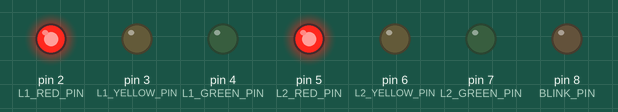
Recording of a sketch running on a simulated Arduino Uno, built with avr-gcc and run on an emulated ATmega328P. On the bench: output pins drawn as LEDs (lit = HIGH).

Above: at 0.1 s.
At 2.5 s:
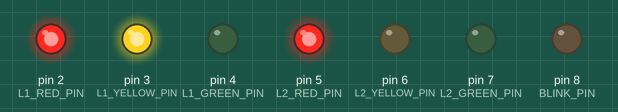
At 13.45 s:
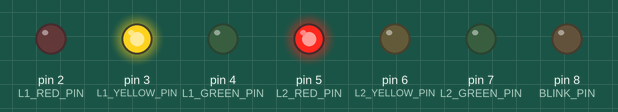
At 19.3 s:
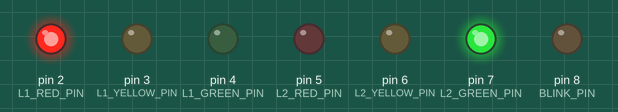
At 33.25 s:
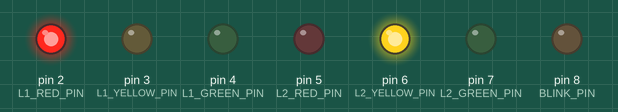
At 39.1 s:
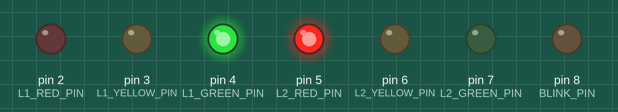
Timing chart, 0 to 40.0 s (numbered marks = the images above):
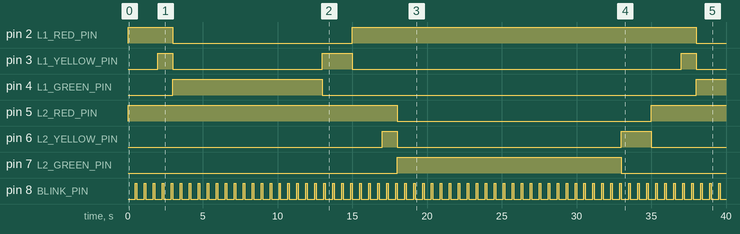

The sketch:

TrafficLight.ino
```cpp
const int L1_RED_PIN = 2;
const int L1_YELLOW_PIN = 3;
const int L1_GREEN_PIN = 4;
const int L2_RED_PIN = 5;
const int L2_YELLOW_PIN = 6;
const int L2_GREEN_PIN = 7;
const int BLINK_PIN = 8;

const unsigned long STATE_0_TIME = 2000;
const unsigned long STATE_1_TIME = 1000;
const unsigned long STATE_2_TIME = 10000;
const unsigned long STATE_3_TIME = 2000;
const unsigned long STATE_4_TIME = 2000;
const unsigned long STATE_5_TIME = 1000;
const unsigned long STATE_6_TIME = 15000;
const unsigned long STATE_7_TIME = 2000;

const unsigned long BLINK_OFF_TIME = 500;
const unsigned long BLINK_ON_TIME = 100;

int blink_state;
unsigned long blink_last_change;

int state;
unsigned long last_change;


void setup()
{
  pinMode(BLINK_PIN, OUTPUT);
  pinMode(L1_RED_PIN, OUTPUT);
  pinMode(L1_YELLOW_PIN, OUTPUT);
  pinMode(L1_GREEN_PIN, OUTPUT);
  pinMode(L2_RED_PIN, OUTPUT);
  pinMode(L2_YELLOW_PIN, OUTPUT);
  pinMode(L2_GREEN_PIN, OUTPUT);
  state = 0;
  digitalWrite(L1_RED_PIN, HIGH);
  digitalWrite(L1_YELLOW_PIN, LOW);
  digitalWrite(L1_GREEN_PIN, LOW);
  digitalWrite(L2_RED_PIN, HIGH);
  digitalWrite(L2_YELLOW_PIN, LOW);
  digitalWrite(L2_GREEN_PIN, LOW);
  last_change = millis();
}

void loop()
{
  unsigned long cur_time=millis();
  update_blink(cur_time);
  update_traffic_light(cur_time);
}

void update_blink(unsigned long cur_time)
{
  switch(blink_state)
  {
    case 0:
      if(cur_time - blink_last_change >= BLINK_OFF_TIME)
      {
        digitalWrite(BLINK_PIN, HIGH);
        blink_state = 1;
        blink_last_change += BLINK_OFF_TIME;
      }
      break;
    case 1:
      if(cur_time - blink_last_change >= BLINK_ON_TIME)
      {
        digitalWrite(BLINK_PIN, LOW);
        blink_state = 0;
        blink_last_change += BLINK_ON_TIME;
      }
      break;
  }
}
void update_traffic_light(unsigned long cur_time)
{
  switch(state)
  {
    case 0:
      if(cur_time - last_change >= STATE_0_TIME)
      {
        state = 1;
        digitalWrite(L1_YELLOW_PIN, HIGH);
        last_change += STATE_0_TIME;
      }
      break;
    case 1:
      if(cur_time - last_change >= STATE_1_TIME)
      {
        state = 2;
        digitalWrite(L1_RED_PIN, LOW);
        digitalWrite(L1_YELLOW_PIN, LOW);
        digitalWrite(L1_GREEN_PIN, HIGH);
        last_change += STATE_1_TIME;
      }
      break;
    case 2:
      if(cur_time - last_change >= STATE_2_TIME)
      {
        state = 3;
        digitalWrite(L1_GREEN_PIN, LOW);
        digitalWrite(L1_YELLOW_PIN, HIGH);
        last_change += STATE_2_TIME;
      }
      break;
    case 3:
      if(cur_time - last_change >= STATE_3_TIME)
      {
        state = 4;
        digitalWrite(L1_YELLOW_PIN, LOW);
        digitalWrite(L1_RED_PIN, HIGH);
        last_change += STATE_3_TIME;
      }
      break;
    case 4:
      if(cur_time - last_change >= STATE_4_TIME)
      {
        state = 5;
        digitalWrite(L2_YELLOW_PIN, HIGH);
        last_change += STATE_4_TIME;
      }
      break;
    case 5:
      if(cur_time - last_change >= STATE_5_TIME)
      {
        state = 6;
        digitalWrite(L2_RED_PIN, LOW);
        digitalWrite(L2_YELLOW_PIN, LOW);
        digitalWrite(L2_GREEN_PIN, HIGH);
        last_change += STATE_5_TIME;
      }
      break;
    case 6:
      if(cur_time - last_change >= STATE_6_TIME)
      {
        state = 7;
        digitalWrite(L2_GREEN_PIN, LOW);
        digitalWrite(L2_YELLOW_PIN, HIGH);
        last_change += STATE_6_TIME;
      }
      break;
    case 7:
      if(cur_time - last_change >= STATE_7_TIME)
      {
        state = 0;
        digitalWrite(L2_YELLOW_PIN, LOW);
        digitalWrite(L2_RED_PIN, HIGH);
        last_change += STATE_7_TIME;
      }
      break;
  }
}
```

Measured:
- by itself, pin 2 (L1_RED_PIN): HIGH → LOW at 3.0 s, → HIGH 12.0 s later, → LOW 23.0 s later
- by itself, pin 3 (L1_YELLOW_PIN): goes HIGH 1.0 s, LOW 10.0 s, HIGH 2.0 s, LOW 22.0 s, HIGH 1.0 s, then LOW
- by itself, pin 4 (L1_GREEN_PIN): LOW → HIGH at 3.0 s, → LOW 10.0 s later, → HIGH 25.0 s later
- by itself, pin 5 (L2_RED_PIN): HIGH → LOW at 18.0 s, → HIGH 17.0 s later
- by itself, pin 6 (L2_YELLOW_PIN): LOW → HIGH at 17.0 s, → LOW 1.0 s later, → HIGH 15.0 s later, → LOW 2.0 s later
- by itself, pin 7 (L2_GREEN_PIN): LOW → HIGH at 18.0 s, → LOW 15.0 s later
- by itself, pin 8 (BLINK_PIN): alternates HIGH for 0.10 s and LOW for 0.50 s
